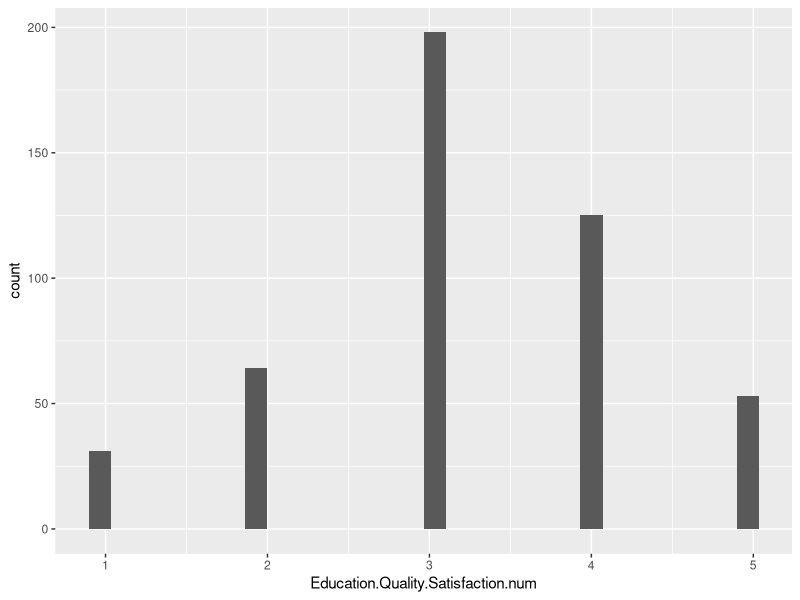
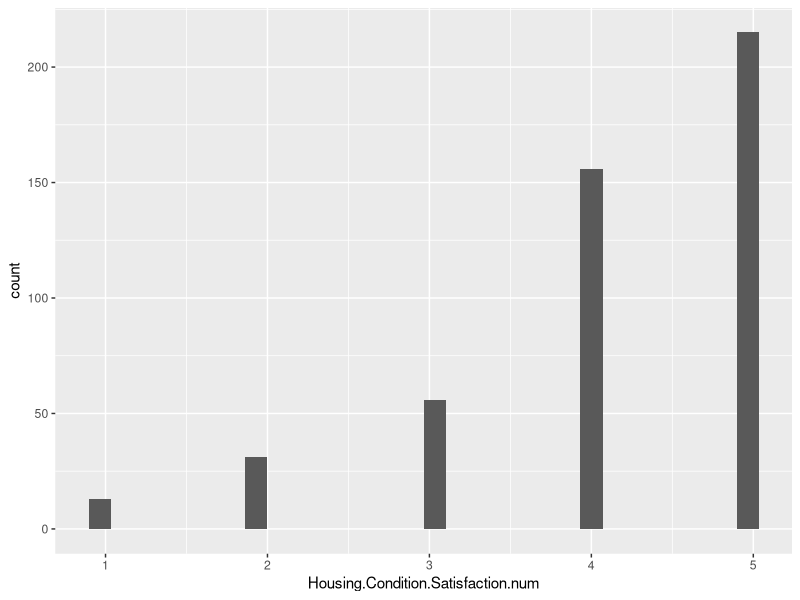
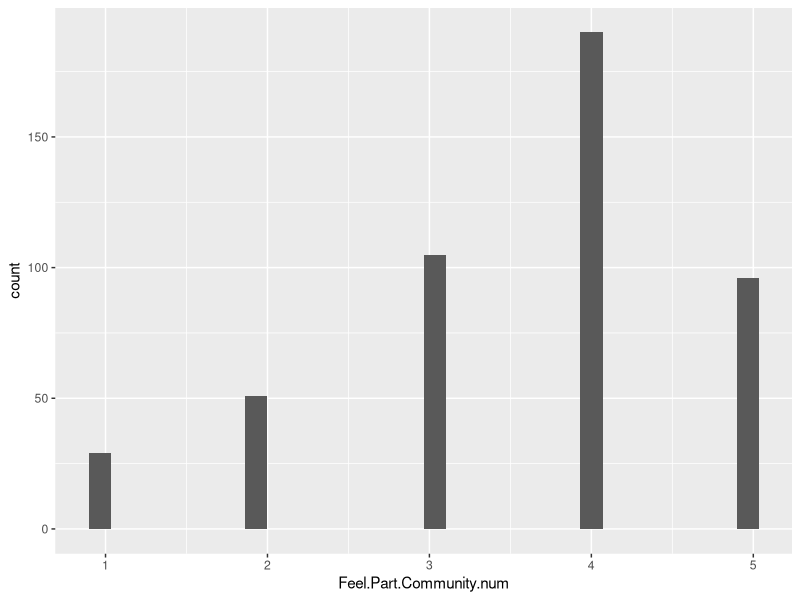
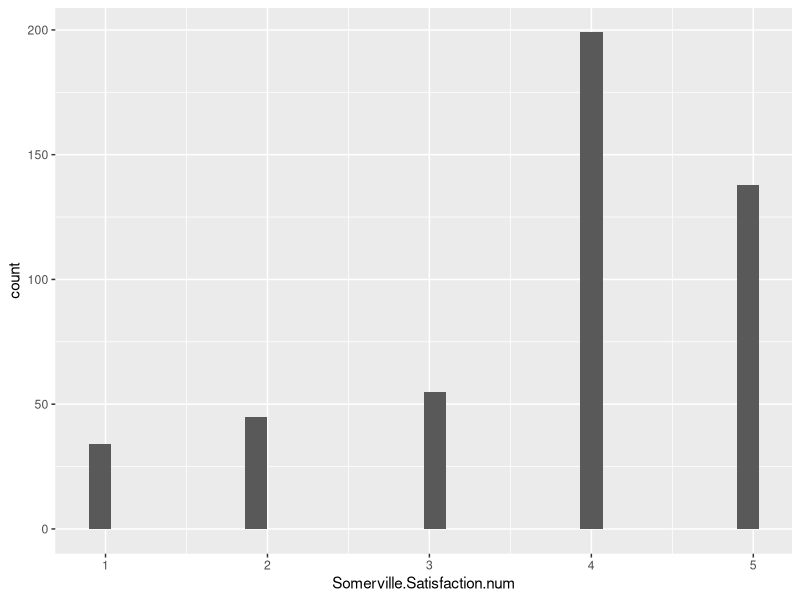
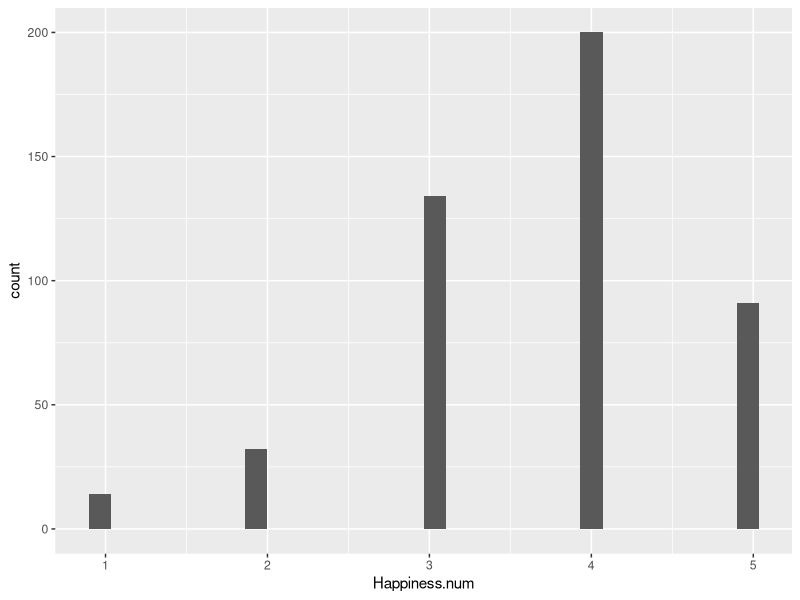

The R source for these figures, in order:
## ---- chunk 1
library(tidyverse)
library(ggplot2)
library(knitr)
## ---- chunk 2
Somerville_data <- read.csv("refined_somerville.csv")
View(Somerville_data)
## ---- chunk 3
cor.test(Somerville_data$Somerville.Satisfaction.num, Somerville_data$Happiness.num, method = "pearson")
## ---- chunk 4
countFunction <- function(col){
 Somerville_data |>
    group_by({{col}}) |> 
    summarize(count = n()) 
}
selected <- Somerville_data |> select(Age, Gender, Race.Ethnicity, Household.Income)
#countFunction(c(Age, Gender, Race.Ethnicity))
map(selected, countFunction) |> kable()
#map2(s_data, colnames(s_data), histogramFunction, Somerville_data)
## ---- chunk 5
#seeing total number of participants
Somerville_data |>
  summarize(count = n())
## ---- chunk 6
#just seeing number of people in each race because it will def affect analyses
Somerville_data |>
  group_by(Race.Ethnicity) |>
  summarize(raceCount = n()) |>
  kable()
## ---- chunk 7
#function pt 2
findingMean <- function(data){
 data |>
  group_by(Race.Ethnicity) |>
  summarize(across(c(Education.Quality.Satisfaction.num, Housing.Condition.Satisfaction.num, Feel.Part.Community.num, Somerville.Satisfaction.num, Happiness.num), mean))
}
## ---- chunk 8
findingMean(Somerville_data) |> kable()
## ---- chunk 9
s_data <- Somerville_data |>
  select(Education.Quality.Satisfaction.num, Housing.Condition.Satisfaction.num, Feel.Part.Community.num, Somerville.Satisfaction.num, Happiness.num)
## ---- chunk 10
histogramFunction <- function(col, label, data){
  data |> 
  ggplot(aes(x = {{col}})) + 
  geom_histogram() +
  labs(x = label)
}
## ---- chunk 11
map2(s_data, colnames(s_data), histogramFunction, Somerville_data)
